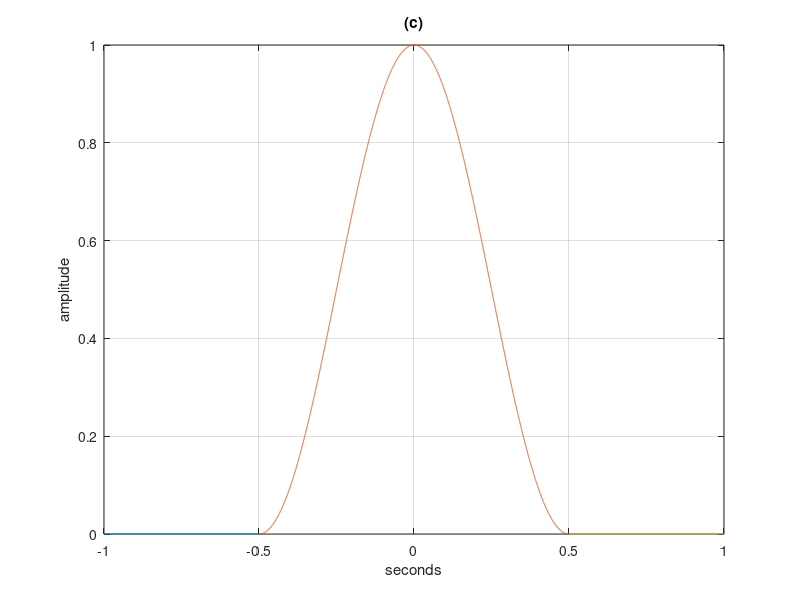

Source code (MATLAB):
%sampling frequency
N=5000;

k2 = -1:1/N:-0.5;
k=-0.5:1/N:0.5;
k3 = 0.5:1/N:1;

hann = 1/2 * (1+cos(2*pi*k));

plot(k2, 0*k2);
hold on
plot(k,hann);
hold on
plot(k3, 0*k3)
hold off
grid


title('(c)');
xlabel('seconds'); 
ylabel('amplitude');
